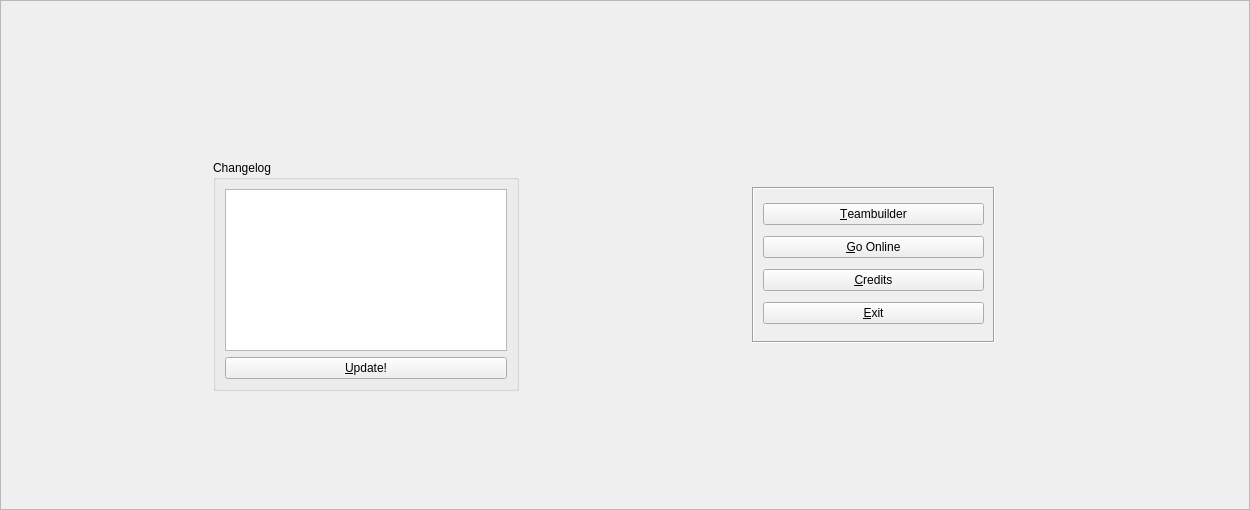
<?xml version="1.0" encoding="UTF-8"?>
<ui version="4.0">
 <class>Menu</class>
 <widget class="QFrame" name="Menu">
  <property name="geometry">
   <rect>
    <x>0</x>
    <y>0</y>
    <width>1250</width>
    <height>510</height>
   </rect>
  </property>
  <property name="windowTitle">
   <string>Menu</string>
  </property>
  <property name="frameShape">
   <enum>QFrame::StyledPanel</enum>
  </property>
  <property name="frameShadow">
   <enum>QFrame::Raised</enum>
  </property>
  <layout class="QGridLayout" name="gridLayout_3">
   <item row="0" column="0" colspan="3">
    <widget class="QLabel" name="appLogo">
     <property name="text">
      <string/>
     </property>
     <property name="alignment">
      <set>Qt::AlignCenter</set>
     </property>
    </widget>
   </item>
   <item row="1" column="2">
    <layout class="QGridLayout" name="gridLayout" columnstretch="1,2,2">
     <item row="1" column="1">
      <widget class="QFrame" name="menuButtonsFrame">
       <property name="sizePolicy">
        <sizepolicy hsizetype="Expanding" vsizetype="Expanding">
         <horstretch>0</horstretch>
         <verstretch>0</verstretch>
        </sizepolicy>
       </property>
       <layout class="QVBoxLayout" name="verticalLayout_2">
        <property name="spacing">
         <number>0</number>
        </property>
        <property name="margin">
         <number>0</number>
        </property>
        <item>
         <widget class="QFrame" name="menuButtons">
          <property name="frameShape">
           <enum>QFrame::Box</enum>
          </property>
          <property name="frameShadow">
           <enum>QFrame::Sunken</enum>
          </property>
          <layout class="QGridLayout" name="gridLayout_6">
           <item row="1" column="0">
            <widget class="QPushButton" name="goOnline">
             <property name="text">
              <string>&amp;Go Online</string>
             </property>
            </widget>
           </item>
           <item row="3" column="0">
            <widget class="QPushButton" name="credits">
             <property name="text">
              <string>&amp;Credits</string>
             </property>
            </widget>
           </item>
           <item row="0" column="0">
            <widget class="QPushButton" name="teamBuilder">
             <property name="text">
              <string>&amp;Teambuilder</string>
             </property>
            </widget>
           </item>
           <item row="5" column="0">
            <widget class="QPushButton" name="exit">
             <property name="text">
              <string>&amp;Exit</string>
             </property>
            </widget>
           </item>
          </layout>
         </widget>
        </item>
       </layout>
      </widget>
     </item>
     <item row="2" column="1">
      <spacer name="verticalSpacer_2">
       <property name="orientation">
        <enum>Qt::Vertical</enum>
       </property>
       <property name="sizeHint" stdset="0">
        <size>
         <width>20</width>
         <height>40</height>
        </size>
       </property>
      </spacer>
     </item>
     <item row="0" column="1">
      <spacer name="verticalSpacer">
       <property name="orientation">
        <enum>Qt::Vertical</enum>
       </property>
       <property name="sizeHint" stdset="0">
        <size>
         <width>20</width>
         <height>40</height>
        </size>
       </property>
      </spacer>
     </item>
     <item row="1" column="0">
      <spacer name="horizontalSpacer_2">
       <property name="orientation">
        <enum>Qt::Horizontal</enum>
       </property>
       <property name="sizeType">
        <enum>QSizePolicy::Expanding</enum>
       </property>
       <property name="sizeHint" stdset="0">
        <size>
         <width>40</width>
         <height>20</height>
        </size>
       </property>
      </spacer>
     </item>
     <item row="1" column="2">
      <spacer name="horizontalSpacer">
       <property name="orientation">
        <enum>Qt::Horizontal</enum>
       </property>
       <property name="sizeType">
        <enum>QSizePolicy::Expanding</enum>
       </property>
       <property name="sizeHint" stdset="0">
        <size>
         <width>40</width>
         <height>20</height>
        </size>
       </property>
      </spacer>
     </item>
    </layout>
   </item>
   <item row="1" column="1">
    <layout class="QGridLayout" name="gridLayout_8" rowstretch="2,3,2" columnstretch="2,2,1">
     <item row="2" column="1">
      <spacer name="verticalSpacer_8">
       <property name="orientation">
        <enum>Qt::Vertical</enum>
       </property>
       <property name="sizeHint" stdset="0">
        <size>
         <width>20</width>
         <height>40</height>
        </size>
       </property>
      </spacer>
     </item>
     <item row="0" column="1">
      <spacer name="verticalSpacer_7">
       <property name="orientation">
        <enum>Qt::Vertical</enum>
       </property>
       <property name="sizeHint" stdset="0">
        <size>
         <width>20</width>
         <height>40</height>
        </size>
       </property>
      </spacer>
     </item>
     <item row="1" column="1">
      <widget class="QStackedWidget" name="stackedWidget">
       <property name="currentIndex">
        <number>0</number>
       </property>
       <widget class="QWidget" name="page_3">
        <layout class="QGridLayout" name="gridLayout_9">
         <item row="0" column="0">
          <widget class="QFrame" name="updateContainer">
           <layout class="QVBoxLayout" name="verticalLayout_3">
            <item>
             <widget class="QLabel" name="updateLabel">
              <property name="text">
               <string/>
              </property>
             </widget>
            </item>
            <item>
             <widget class="QGroupBox" name="groupBox">
              <property name="title">
               <string>Changelog</string>
              </property>
              <layout class="QGridLayout" name="gridLayout_7">
               <item row="0" column="0">
                <widget class="QTextBrowser" name="changeLog">
                 <property name="readOnly">
                  <bool>true</bool>
                 </property>
                 <property name="openExternalLinks">
                  <bool>true</bool>
                 </property>
                </widget>
               </item>
               <item row="1" column="0">
                <widget class="QPushButton" name="updateButton">
                 <property name="text">
                  <string>&amp;Update!</string>
                 </property>
                </widget>
               </item>
              </layout>
             </widget>
            </item>
           </layout>
          </widget>
         </item>
        </layout>
       </widget>
       <widget class="QWidget" name="page_4">
        <layout class="QGridLayout" name="gridLayout_2">
         <item row="0" column="0">
          <widget class="QGroupBox" name="groupBox_2">
           <property name="title">
            <string>Tip of the day</string>
           </property>
           <layout class="QGridLayout" name="gridLayout_4">
            <item row="1" column="2">
             <widget class="QPushButton" name="prevTip">
              <property name="text">
               <string>&lt;&lt;</string>
              </property>
             </widget>
            </item>
            <item row="1" column="1">
             <widget class="QLineEdit" name="tipNumber">
              <property name="readOnly">
               <bool>true</bool>
              </property>
             </widget>
            </item>
            <item row="1" column="3">
             <widget class="QPushButton" name="nextTip">
              <property name="text">
               <string>&gt;&gt;</string>
              </property>
             </widget>
            </item>
            <item row="0" column="0" colspan="4">
             <widget class="QTextBrowser" name="tip">
              <property name="minimumSize">
               <size>
                <width>300</width>
                <height>200</height>
               </size>
              </property>
              <property name="readOnly">
               <bool>true</bool>
              </property>
              <property name="openExternalLinks">
               <bool>true</bool>
              </property>
             </widget>
            </item>
           </layout>
          </widget>
         </item>
        </layout>
       </widget>
      </widget>
     </item>
     <item row="1" column="0">
      <spacer name="horizontalSpacer_9">
       <property name="orientation">
        <enum>Qt::Horizontal</enum>
       </property>
       <property name="sizeHint" stdset="0">
        <size>
         <width>40</width>
         <height>20</height>
        </size>
       </property>
      </spacer>
     </item>
     <item row="1" column="2">
      <spacer name="horizontalSpacer_7">
       <property name="orientation">
        <enum>Qt::Horizontal</enum>
       </property>
       <property name="sizeHint" stdset="0">
        <size>
         <width>40</width>
         <height>20</height>
        </size>
       </property>
      </spacer>
     </item>
    </layout>
   </item>
  </layout>
 </widget>
 <resources/>
 <connections/>
</ui>
